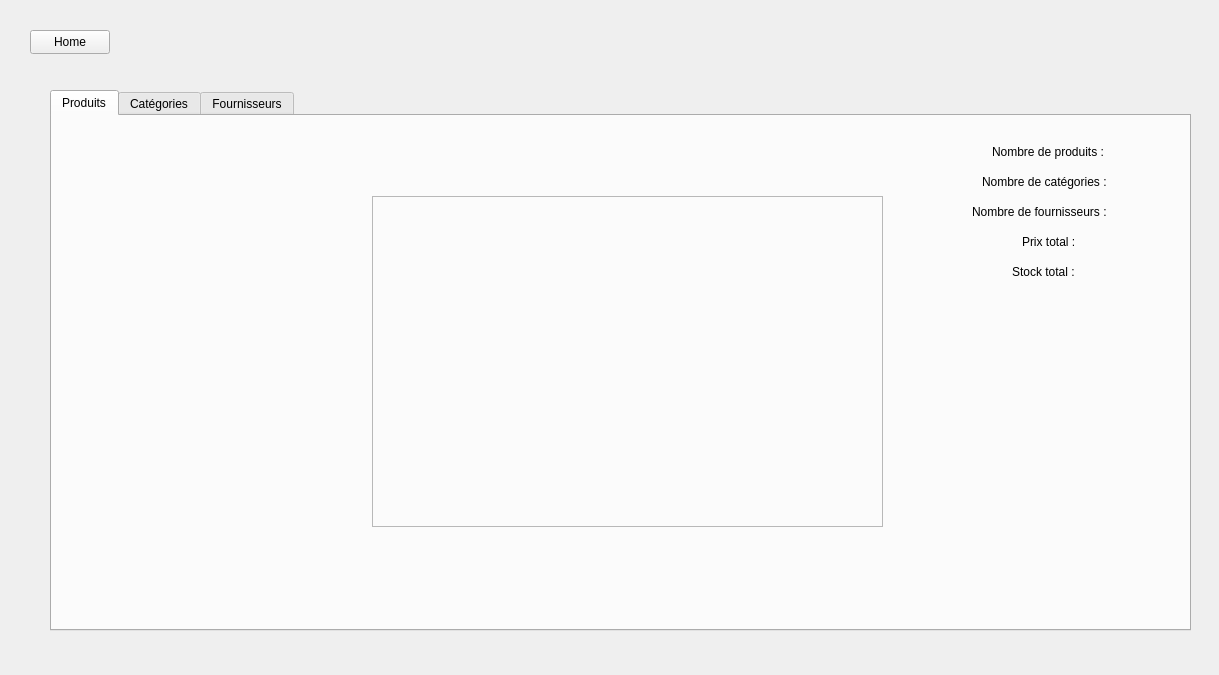
<?xml version="1.0" encoding="UTF-8"?>
<ui version="4.0">
 <class>StatsWindow</class>
 <widget class="QWidget" name="StatsWindow">
  <property name="geometry">
   <rect>
    <x>0</x>
    <y>0</y>
    <width>1219</width>
    <height>675</height>
   </rect>
  </property>
  <property name="windowTitle">
   <string>Form</string>
  </property>
  <widget class="QPushButton" name="home">
   <property name="geometry">
    <rect>
     <x>30</x>
     <y>30</y>
     <width>80</width>
     <height>24</height>
    </rect>
   </property>
   <property name="text">
    <string>Home</string>
   </property>
  </widget>
  <widget class="QStackedWidget" name="stackedWidget">
   <property name="geometry">
    <rect>
     <x>40</x>
     <y>80</y>
     <width>1161</width>
     <height>561</height>
    </rect>
   </property>
   <property name="currentIndex">
    <number>0</number>
   </property>
   <widget class="QWidget" name="Statistiques">
    <widget class="QTabWidget" name="tabWidget">
     <property name="geometry">
      <rect>
       <x>10</x>
       <y>10</y>
       <width>1141</width>
       <height>541</height>
      </rect>
     </property>
     <property name="currentIndex">
      <number>0</number>
     </property>
     <widget class="QWidget" name="Produits">
      <attribute name="title">
       <string>Produits</string>
      </attribute>
      <widget class="QLabel" name="label">
       <property name="geometry">
        <rect>
         <x>970</x>
         <y>110</y>
         <width>61</width>
         <height>31</height>
        </rect>
       </property>
       <property name="text">
        <string>Prix total : </string>
       </property>
      </widget>
      <widget class="QLabel" name="label_2">
       <property name="geometry">
        <rect>
         <x>960</x>
         <y>140</y>
         <width>71</width>
         <height>31</height>
        </rect>
       </property>
       <property name="text">
        <string>Stock total :</string>
       </property>
      </widget>
      <widget class="QLabel" name="label_3">
       <property name="geometry">
        <rect>
         <x>940</x>
         <y>20</y>
         <width>121</width>
         <height>31</height>
        </rect>
       </property>
       <property name="text">
        <string>Nombre de produits :</string>
       </property>
      </widget>
      <widget class="QLabel" name="label_4">
       <property name="geometry">
        <rect>
         <x>930</x>
         <y>50</y>
         <width>131</width>
         <height>31</height>
        </rect>
       </property>
       <property name="text">
        <string>Nombre de catégories :</string>
       </property>
      </widget>
      <widget class="QLabel" name="label_5">
       <property name="geometry">
        <rect>
         <x>920</x>
         <y>80</y>
         <width>141</width>
         <height>31</height>
        </rect>
       </property>
       <property name="text">
        <string>Nombre de fournisseurs :</string>
       </property>
      </widget>
      <widget class="QLabel" name="nbProduit">
       <property name="geometry">
        <rect>
         <x>1058</x>
         <y>30</y>
         <width>61</width>
         <height>20</height>
        </rect>
       </property>
       <property name="text">
        <string/>
       </property>
      </widget>
      <widget class="QLabel" name="nbCategory">
       <property name="geometry">
        <rect>
         <x>1068</x>
         <y>60</y>
         <width>51</width>
         <height>20</height>
        </rect>
       </property>
       <property name="text">
        <string/>
       </property>
      </widget>
      <widget class="QLabel" name="nbFournisseurs">
       <property name="geometry">
        <rect>
         <x>1068</x>
         <y>90</y>
         <width>51</width>
         <height>20</height>
        </rect>
       </property>
       <property name="text">
        <string/>
       </property>
      </widget>
      <widget class="QLabel" name="nbPrix">
       <property name="geometry">
        <rect>
         <x>1038</x>
         <y>120</y>
         <width>81</width>
         <height>20</height>
        </rect>
       </property>
       <property name="text">
        <string/>
       </property>
      </widget>
      <widget class="QLabel" name="nbStock">
       <property name="geometry">
        <rect>
         <x>1038</x>
         <y>150</y>
         <width>81</width>
         <height>20</height>
        </rect>
       </property>
       <property name="text">
        <string/>
       </property>
      </widget>
      <widget class="QFrame" name="statsLayout_3">
       <property name="geometry">
        <rect>
         <x>320</x>
         <y>80</y>
         <width>511</width>
         <height>331</height>
        </rect>
       </property>
       <property name="frameShape">
        <enum>QFrame::Shape::StyledPanel</enum>
       </property>
       <property name="frameShadow">
        <enum>QFrame::Shadow::Raised</enum>
       </property>
       <widget class="QWidget" name="verticalLayoutWidget_4">
        <property name="geometry">
         <rect>
          <x>0</x>
          <y>0</y>
          <width>511</width>
          <height>331</height>
         </rect>
        </property>
        <layout class="QVBoxLayout" name="Layout3"/>
       </widget>
      </widget>
     </widget>
     <widget class="QWidget" name="Catgories">
      <attribute name="title">
       <string>Catégories</string>
      </attribute>
      <widget class="QFrame" name="statsLayout">
       <property name="geometry">
        <rect>
         <x>320</x>
         <y>80</y>
         <width>511</width>
         <height>331</height>
        </rect>
       </property>
       <property name="frameShape">
        <enum>QFrame::Shape::StyledPanel</enum>
       </property>
       <property name="frameShadow">
        <enum>QFrame::Shadow::Raised</enum>
       </property>
       <widget class="QWidget" name="verticalLayoutWidget">
        <property name="geometry">
         <rect>
          <x>0</x>
          <y>0</y>
          <width>511</width>
          <height>331</height>
         </rect>
        </property>
        <layout class="QVBoxLayout" name="Layout"/>
       </widget>
      </widget>
     </widget>
     <widget class="QWidget" name="Fournisseurs">
      <attribute name="title">
       <string>Fournisseurs</string>
      </attribute>
      <widget class="QFrame" name="statsLayout_2">
       <property name="geometry">
        <rect>
         <x>320</x>
         <y>80</y>
         <width>511</width>
         <height>331</height>
        </rect>
       </property>
       <property name="frameShape">
        <enum>QFrame::Shape::StyledPanel</enum>
       </property>
       <property name="frameShadow">
        <enum>QFrame::Shadow::Raised</enum>
       </property>
       <widget class="QWidget" name="verticalLayoutWidget_3">
        <property name="geometry">
         <rect>
          <x>0</x>
          <y>0</y>
          <width>511</width>
          <height>331</height>
         </rect>
        </property>
        <layout class="QVBoxLayout" name="Layout2"/>
       </widget>
      </widget>
     </widget>
    </widget>
   </widget>
  </widget>
 </widget>
 <resources/>
 <connections/>
</ui>
